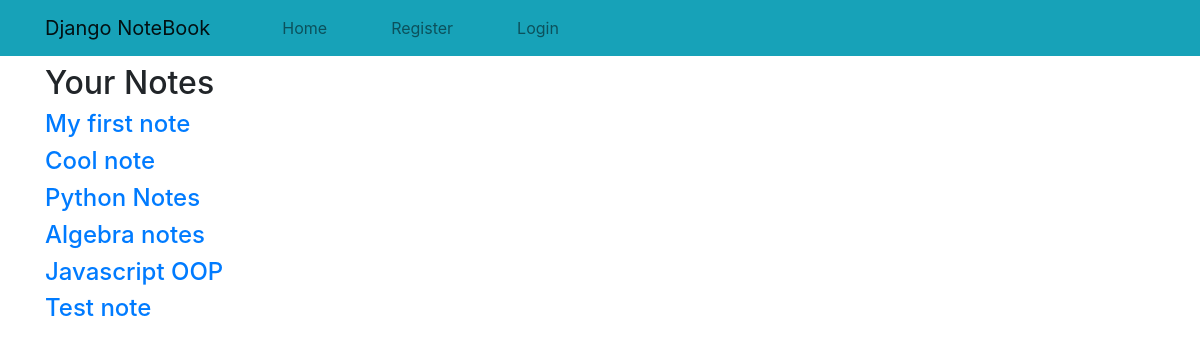
The app's page /, older data.
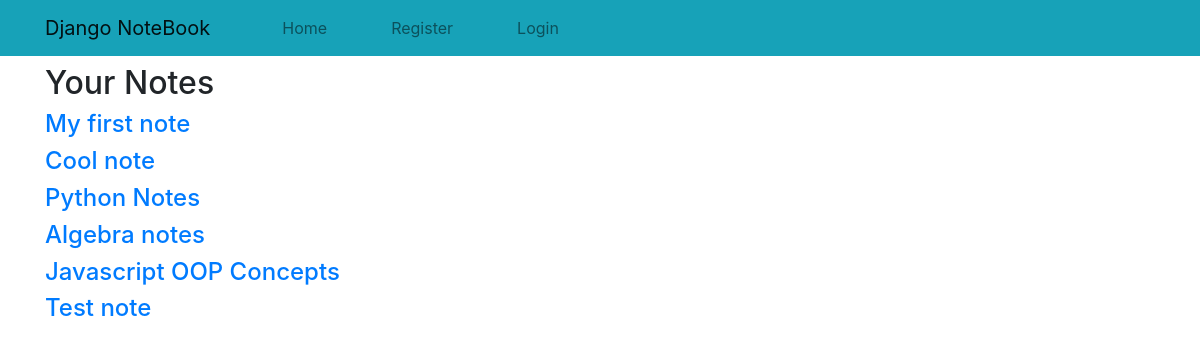
The same page, newer data.
### notes/models.py (models this page shows, shortened)
class Note(models.Model):
    title = models.CharField(max_length=120, unique=True)
    content = models.TextField()
    created = models.DateTimeField(auto_now_add=True)
    updated = models.DateTimeField(auto_now=True)
    def get_absolute_url(self):
        return reverse('note_detail', kwargs={'id': self.id})

### notes/views.py (the view)
# urls.py: 2. Add a URL to urlpatterns:  path('', views.home, name='home')
def home(request):
    notes = Note.objects.all()
    return render(request, 'home.html', {'notes': notes})

### notes/templates/home.html
{% extends 'base.html' %}
{% block content %}
    <h2>Your Notes</h2>
    {% for note in notes %}
        <h4><a href="{{ note.get_absolute_url }}">{{ note.title }}</a></h4>
    {% endfor %}
{% endblock %}

Row changes from the older to the newer data that the page shows:
changed Note: title "Javascript OOP" → "Javascript OOP Concepts"
